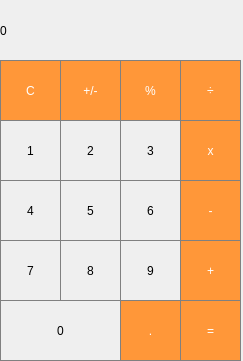
<?xml version="1.0" encoding="UTF-8"?>
<ui version="4.0">
 <class>MainWindow</class>
 <widget class="QMainWindow" name="MainWindow">
  <property name="geometry">
   <rect>
    <x>0</x>
    <y>0</y>
    <width>243</width>
    <height>361</height>
   </rect>
  </property>
  <property name="windowTitle">
   <string>MainWindow</string>
  </property>
  <widget class="QWidget" name="centralwidget">
   <widget class="QLabel" name="label">
    <property name="geometry">
     <rect>
      <x>0</x>
      <y>0</y>
      <width>241</width>
      <height>61</height>
     </rect>
    </property>
    <property name="styleSheet">
     <string notr="true">/* (Label at top) Label Stylesheet */

QLabel {
  qproperty-alignment: 'AlignVCenter | AlignRight';
  border: 1px solid gray;
}

background-color : white;

/* End Label Stylesheet */</string>
    </property>
    <property name="text">
     <string>0</string>
    </property>
   </widget>
   <widget class="QPushButton" name="pushButton_clear">
    <property name="geometry">
     <rect>
      <x>0</x>
      <y>60</y>
      <width>61</width>
      <height>61</height>
     </rect>
    </property>
    <property name="styleSheet">
     <string notr="true">/* (Clear,+/-,%,. buttons) Unary Operations Buttons Stylesheet */

QPushButton {
  background-color: rgb(215, 215, 215);
  border: 1px solid gray;
}
QPushButton:pressed {
    background-color: qlineargradient(x1: 0, y1: 0, x2: 0, y2: 1,
                                      stop: 0 #BEBEBE, stop: 1 #D7D7D7);
}
/* End Unary Operations Buttons Stylesheet */

/* (Orange buttons) Operations Buttons Stylesheet */
QPushButton {
  background-color: rgb(255, 151, 57);
  color: white; 
  border: 1px solid gray;
}

QPushButton:pressed {
    background-color: qlineargradient(x1: 0, y1: 0, x2: 0, y2: 1,
                                      stop: 0 #FF7832, stop: 1 #FF9739);
}
</string>
    </property>
    <property name="text">
     <string>C</string>
    </property>
   </widget>
   <widget class="QPushButton" name="pushButton_plusMinus">
    <property name="geometry">
     <rect>
      <x>60</x>
      <y>60</y>
      <width>61</width>
      <height>61</height>
     </rect>
    </property>
    <property name="styleSheet">
     <string notr="true">/* (Clear,+/-,%,. buttons) Unary Operations Buttons Stylesheet */

QPushButton {
  background-color: rgb(215, 215, 215);
  border: 1px solid gray;
}
QPushButton:pressed {
    background-color: qlineargradient(x1: 0, y1: 0, x2: 0, y2: 1,
                                      stop: 0 #BEBEBE, stop: 1 #D7D7D7);
}
/* End Unary Operations Buttons Stylesheet */

/* (Orange buttons) Operations Buttons Stylesheet */
QPushButton {
  background-color: rgb(255, 151, 57);
  color: white; 
  border: 1px solid gray;
}

QPushButton:pressed {
    background-color: qlineargradient(x1: 0, y1: 0, x2: 0, y2: 1,
                                      stop: 0 #FF7832, stop: 1 #FF9739);
}
</string>
    </property>
    <property name="text">
     <string>+/-</string>
    </property>
   </widget>
   <widget class="QPushButton" name="pushButton_percent">
    <property name="geometry">
     <rect>
      <x>120</x>
      <y>60</y>
      <width>61</width>
      <height>61</height>
     </rect>
    </property>
    <property name="styleSheet">
     <string notr="true">/* (Clear,+/-,%,. buttons) Unary Operations Buttons Stylesheet */

QPushButton {
  background-color: rgb(215, 215, 215);
  border: 1px solid gray;
}
QPushButton:pressed {
    background-color: qlineargradient(x1: 0, y1: 0, x2: 0, y2: 1,
                                      stop: 0 #BEBEBE, stop: 1 #D7D7D7);
}
/* End Unary Operations Buttons Stylesheet */

/* (Orange buttons) Operations Buttons Stylesheet */
QPushButton {
  background-color: rgb(255, 151, 57);
  color: white; 
  border: 1px solid gray;
}

QPushButton:pressed {
    background-color: qlineargradient(x1: 0, y1: 0, x2: 0, y2: 1,
                                      stop: 0 #FF7832, stop: 1 #FF9739);
}
</string>
    </property>
    <property name="text">
     <string>%</string>
    </property>
   </widget>
   <widget class="QPushButton" name="pushButton_divide">
    <property name="geometry">
     <rect>
      <x>180</x>
      <y>60</y>
      <width>61</width>
      <height>61</height>
     </rect>
    </property>
    <property name="styleSheet">
     <string notr="true">/* (Clear,+/-,%,. buttons) Unary Operations Buttons Stylesheet */

QPushButton {
  background-color: rgb(215, 215, 215);
  border: 1px solid gray;
}
QPushButton:pressed {
    background-color: qlineargradient(x1: 0, y1: 0, x2: 0, y2: 1,
                                      stop: 0 #BEBEBE, stop: 1 #D7D7D7);
}
/* End Unary Operations Buttons Stylesheet */

/* (Orange buttons) Operations Buttons Stylesheet */
QPushButton {
  background-color: rgb(255, 151, 57);
  color: white; 
  border: 1px solid gray;
}

QPushButton:pressed {
    background-color: qlineargradient(x1: 0, y1: 0, x2: 0, y2: 1,
                                      stop: 0 #FF7832, stop: 1 #FF9739);
}
</string>
    </property>
    <property name="text">
     <string>÷</string>
    </property>
   </widget>
   <widget class="QPushButton" name="pushButton_3">
    <property name="geometry">
     <rect>
      <x>120</x>
      <y>120</y>
      <width>61</width>
      <height>61</height>
     </rect>
    </property>
    <property name="styleSheet">
     <string notr="true">/* Digits 0-9 Stylesheet */
QPushButton {
   border: 1px solid gray;
}
QPushButton:pressed {
    background-color: qlineargradient(x1: 0, y1: 0, x2: 0, y2: 1,
                                      stop: 0 #dadbde, stop: 1 #f6f7fa);
}

/* End Digits 0-9 Stylesheet */</string>
    </property>
    <property name="text">
     <string>3</string>
    </property>
   </widget>
   <widget class="QPushButton" name="pushButton_2">
    <property name="geometry">
     <rect>
      <x>60</x>
      <y>120</y>
      <width>61</width>
      <height>61</height>
     </rect>
    </property>
    <property name="styleSheet">
     <string notr="true">/* Digits 0-9 Stylesheet */
QPushButton {
   border: 1px solid gray;
}
QPushButton:pressed {
    background-color: qlineargradient(x1: 0, y1: 0, x2: 0, y2: 1,
                                      stop: 0 #dadbde, stop: 1 #f6f7fa);
}

/* End Digits 0-9 Stylesheet */</string>
    </property>
    <property name="text">
     <string>2</string>
    </property>
   </widget>
   <widget class="QPushButton" name="pushButton_multiply">
    <property name="geometry">
     <rect>
      <x>180</x>
      <y>120</y>
      <width>61</width>
      <height>61</height>
     </rect>
    </property>
    <property name="styleSheet">
     <string notr="true">/* (Clear,+/-,%,. buttons) Unary Operations Buttons Stylesheet */

QPushButton {
  background-color: rgb(215, 215, 215);
  border: 1px solid gray;
}
QPushButton:pressed {
    background-color: qlineargradient(x1: 0, y1: 0, x2: 0, y2: 1,
                                      stop: 0 #BEBEBE, stop: 1 #D7D7D7);
}
/* End Unary Operations Buttons Stylesheet */

/* (Orange buttons) Operations Buttons Stylesheet */
QPushButton {
  background-color: rgb(255, 151, 57);
  color: white; 
  border: 1px solid gray;
}

QPushButton:pressed {
    background-color: qlineargradient(x1: 0, y1: 0, x2: 0, y2: 1,
                                      stop: 0 #FF7832, stop: 1 #FF9739);
}
</string>
    </property>
    <property name="text">
     <string>x</string>
    </property>
   </widget>
   <widget class="QPushButton" name="pushButton_1">
    <property name="geometry">
     <rect>
      <x>0</x>
      <y>120</y>
      <width>61</width>
      <height>61</height>
     </rect>
    </property>
    <property name="styleSheet">
     <string notr="true">/* Digits 0-9 Stylesheet */
QPushButton {
   border: 1px solid gray;
}
QPushButton:pressed {
    background-color: qlineargradient(x1: 0, y1: 0, x2: 0, y2: 1,
                                      stop: 0 #dadbde, stop: 1 #f6f7fa);
}

/* End Digits 0-9 Stylesheet */</string>
    </property>
    <property name="text">
     <string>1</string>
    </property>
   </widget>
   <widget class="QPushButton" name="pushButton_6">
    <property name="geometry">
     <rect>
      <x>120</x>
      <y>180</y>
      <width>61</width>
      <height>61</height>
     </rect>
    </property>
    <property name="styleSheet">
     <string notr="true">/* Digits 0-9 Stylesheet */
QPushButton {
   border: 1px solid gray;
}
QPushButton:pressed {
    background-color: qlineargradient(x1: 0, y1: 0, x2: 0, y2: 1,
                                      stop: 0 #dadbde, stop: 1 #f6f7fa);
}

/* End Digits 0-9 Stylesheet */</string>
    </property>
    <property name="text">
     <string>6</string>
    </property>
   </widget>
   <widget class="QPushButton" name="pushButton_5">
    <property name="geometry">
     <rect>
      <x>60</x>
      <y>180</y>
      <width>61</width>
      <height>61</height>
     </rect>
    </property>
    <property name="styleSheet">
     <string notr="true">/* Digits 0-9 Stylesheet */
QPushButton {
   border: 1px solid gray;
}
QPushButton:pressed {
    background-color: qlineargradient(x1: 0, y1: 0, x2: 0, y2: 1,
                                      stop: 0 #dadbde, stop: 1 #f6f7fa);
}

/* End Digits 0-9 Stylesheet */</string>
    </property>
    <property name="text">
     <string>5</string>
    </property>
   </widget>
   <widget class="QPushButton" name="pushButton_minus">
    <property name="geometry">
     <rect>
      <x>180</x>
      <y>180</y>
      <width>61</width>
      <height>61</height>
     </rect>
    </property>
    <property name="styleSheet">
     <string notr="true">/* (Clear,+/-,%,. buttons) Unary Operations Buttons Stylesheet */

QPushButton {
  background-color: rgb(215, 215, 215);
  border: 1px solid gray;
}
QPushButton:pressed {
    background-color: qlineargradient(x1: 0, y1: 0, x2: 0, y2: 1,
                                      stop: 0 #BEBEBE, stop: 1 #D7D7D7);
}
/* End Unary Operations Buttons Stylesheet */

/* (Orange buttons) Operations Buttons Stylesheet */
QPushButton {
  background-color: rgb(255, 151, 57);
  color: white; 
  border: 1px solid gray;
}

QPushButton:pressed {
    background-color: qlineargradient(x1: 0, y1: 0, x2: 0, y2: 1,
                                      stop: 0 #FF7832, stop: 1 #FF9739);
}
</string>
    </property>
    <property name="text">
     <string>-</string>
    </property>
   </widget>
   <widget class="QPushButton" name="pushButton_4">
    <property name="geometry">
     <rect>
      <x>0</x>
      <y>180</y>
      <width>61</width>
      <height>61</height>
     </rect>
    </property>
    <property name="styleSheet">
     <string notr="true">/* Digits 0-9 Stylesheet */
QPushButton {
   border: 1px solid gray;
}
QPushButton:pressed {
    background-color: qlineargradient(x1: 0, y1: 0, x2: 0, y2: 1,
                                      stop: 0 #dadbde, stop: 1 #f6f7fa);
}

/* End Digits 0-9 Stylesheet */</string>
    </property>
    <property name="text">
     <string>4</string>
    </property>
   </widget>
   <widget class="QPushButton" name="pushButton_9">
    <property name="geometry">
     <rect>
      <x>120</x>
      <y>240</y>
      <width>61</width>
      <height>61</height>
     </rect>
    </property>
    <property name="styleSheet">
     <string notr="true">/* Digits 0-9 Stylesheet */
QPushButton {
   border: 1px solid gray;
}
QPushButton:pressed {
    background-color: qlineargradient(x1: 0, y1: 0, x2: 0, y2: 1,
                                      stop: 0 #dadbde, stop: 1 #f6f7fa);
}

/* End Digits 0-9 Stylesheet */</string>
    </property>
    <property name="text">
     <string>9</string>
    </property>
   </widget>
   <widget class="QPushButton" name="pushButton_8">
    <property name="geometry">
     <rect>
      <x>60</x>
      <y>240</y>
      <width>61</width>
      <height>61</height>
     </rect>
    </property>
    <property name="styleSheet">
     <string notr="true">/* Digits 0-9 Stylesheet */
QPushButton {
   border: 1px solid gray;
}
QPushButton:pressed {
    background-color: qlineargradient(x1: 0, y1: 0, x2: 0, y2: 1,
                                      stop: 0 #dadbde, stop: 1 #f6f7fa);
}

/* End Digits 0-9 Stylesheet */</string>
    </property>
    <property name="text">
     <string>8</string>
    </property>
   </widget>
   <widget class="QPushButton" name="pushButton_add">
    <property name="geometry">
     <rect>
      <x>180</x>
      <y>240</y>
      <width>61</width>
      <height>61</height>
     </rect>
    </property>
    <property name="styleSheet">
     <string notr="true">/* (Clear,+/-,%,. buttons) Unary Operations Buttons Stylesheet */

QPushButton {
  background-color: rgb(215, 215, 215);
  border: 1px solid gray;
}
QPushButton:pressed {
    background-color: qlineargradient(x1: 0, y1: 0, x2: 0, y2: 1,
                                      stop: 0 #BEBEBE, stop: 1 #D7D7D7);
}
/* End Unary Operations Buttons Stylesheet */

/* (Orange buttons) Operations Buttons Stylesheet */
QPushButton {
  background-color: rgb(255, 151, 57);
  color: white; 
  border: 1px solid gray;
}

QPushButton:pressed {
    background-color: qlineargradient(x1: 0, y1: 0, x2: 0, y2: 1,
                                      stop: 0 #FF7832, stop: 1 #FF9739);
}
</string>
    </property>
    <property name="text">
     <string>+</string>
    </property>
   </widget>
   <widget class="QPushButton" name="pushButton_7">
    <property name="geometry">
     <rect>
      <x>0</x>
      <y>240</y>
      <width>61</width>
      <height>61</height>
     </rect>
    </property>
    <property name="styleSheet">
     <string notr="true">/* Digits 0-9 Stylesheet */
QPushButton {
   border: 1px solid gray;
}
QPushButton:pressed {
    background-color: qlineargradient(x1: 0, y1: 0, x2: 0, y2: 1,
                                      stop: 0 #dadbde, stop: 1 #f6f7fa);
}

/* End Digits 0-9 Stylesheet */</string>
    </property>
    <property name="text">
     <string>7</string>
    </property>
   </widget>
   <widget class="QPushButton" name="pushButton_dot">
    <property name="geometry">
     <rect>
      <x>120</x>
      <y>300</y>
      <width>61</width>
      <height>61</height>
     </rect>
    </property>
    <property name="styleSheet">
     <string notr="true">/* (Clear,+/-,%,. buttons) Unary Operations Buttons Stylesheet */

QPushButton {
  background-color: rgb(215, 215, 215);
  border: 1px solid gray;
}
QPushButton:pressed {
    background-color: qlineargradient(x1: 0, y1: 0, x2: 0, y2: 1,
                                      stop: 0 #BEBEBE, stop: 1 #D7D7D7);
}
/* End Unary Operations Buttons Stylesheet */

/* (Orange buttons) Operations Buttons Stylesheet */
QPushButton {
  background-color: rgb(255, 151, 57);
  color: white; 
  border: 1px solid gray;
}

QPushButton:pressed {
    background-color: qlineargradient(x1: 0, y1: 0, x2: 0, y2: 1,
                                      stop: 0 #FF7832, stop: 1 #FF9739);
}
</string>
    </property>
    <property name="text">
     <string>.</string>
    </property>
   </widget>
   <widget class="QPushButton" name="pushButton_0">
    <property name="geometry">
     <rect>
      <x>0</x>
      <y>300</y>
      <width>121</width>
      <height>61</height>
     </rect>
    </property>
    <property name="styleSheet">
     <string notr="true">/* Digits 0-9 Stylesheet */
QPushButton {
   border: 1px solid gray;
}
QPushButton:pressed {
    background-color: qlineargradient(x1: 0, y1: 0, x2: 0, y2: 1,
                                      stop: 0 #dadbde, stop: 1 #f6f7fa);
}

/* End Digits 0-9 Stylesheet */</string>
    </property>
    <property name="text">
     <string>0</string>
    </property>
   </widget>
   <widget class="QPushButton" name="pushButton_equals">
    <property name="geometry">
     <rect>
      <x>180</x>
      <y>300</y>
      <width>61</width>
      <height>61</height>
     </rect>
    </property>
    <property name="styleSheet">
     <string notr="true">/* (Clear,+/-,%,. buttons) Unary Operations Buttons Stylesheet */

QPushButton {
  background-color: rgb(215, 215, 215);
  border: 1px solid gray;
}
QPushButton:pressed {
    background-color: qlineargradient(x1: 0, y1: 0, x2: 0, y2: 1,
                                      stop: 0 #BEBEBE, stop: 1 #D7D7D7);
}
/* End Unary Operations Buttons Stylesheet */

/* (Orange buttons) Operations Buttons Stylesheet */
QPushButton {
  background-color: rgb(255, 151, 57);
  color: white; 
  border: 1px solid gray;
}

QPushButton:pressed {
    background-color: qlineargradient(x1: 0, y1: 0, x2: 0, y2: 1,
                                      stop: 0 #FF7832, stop: 1 #FF9739);
}
</string>
    </property>
    <property name="text">
     <string>=</string>
    </property>
   </widget>
  </widget>
 </widget>
 <resources/>
 <connections/>
</ui>
